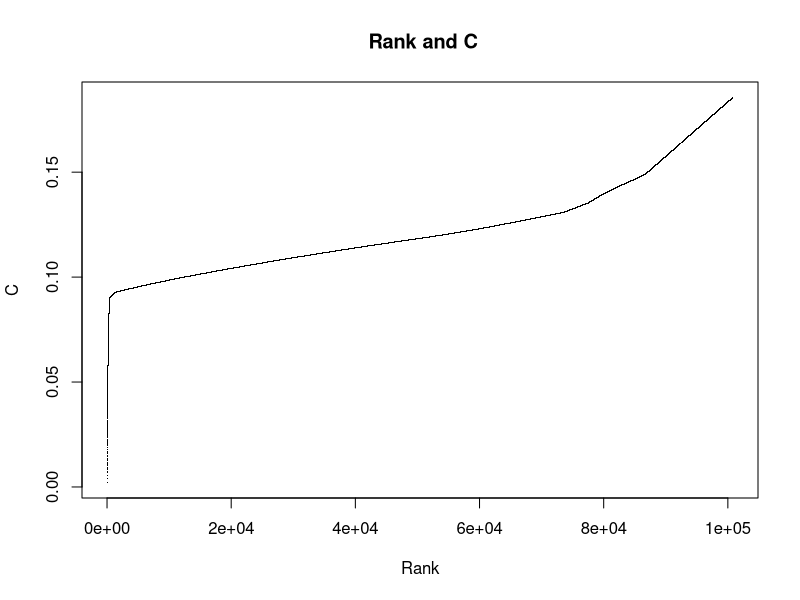

The R script that drew this image:
zipf <- read.csv('./sorted-1-2-gram.csv', head=TRUE, sep=',')
plot(zipf$Rank, sort(zipf$C), xlab='Rank', pch='.', ylab='C', main=' Rank and C')